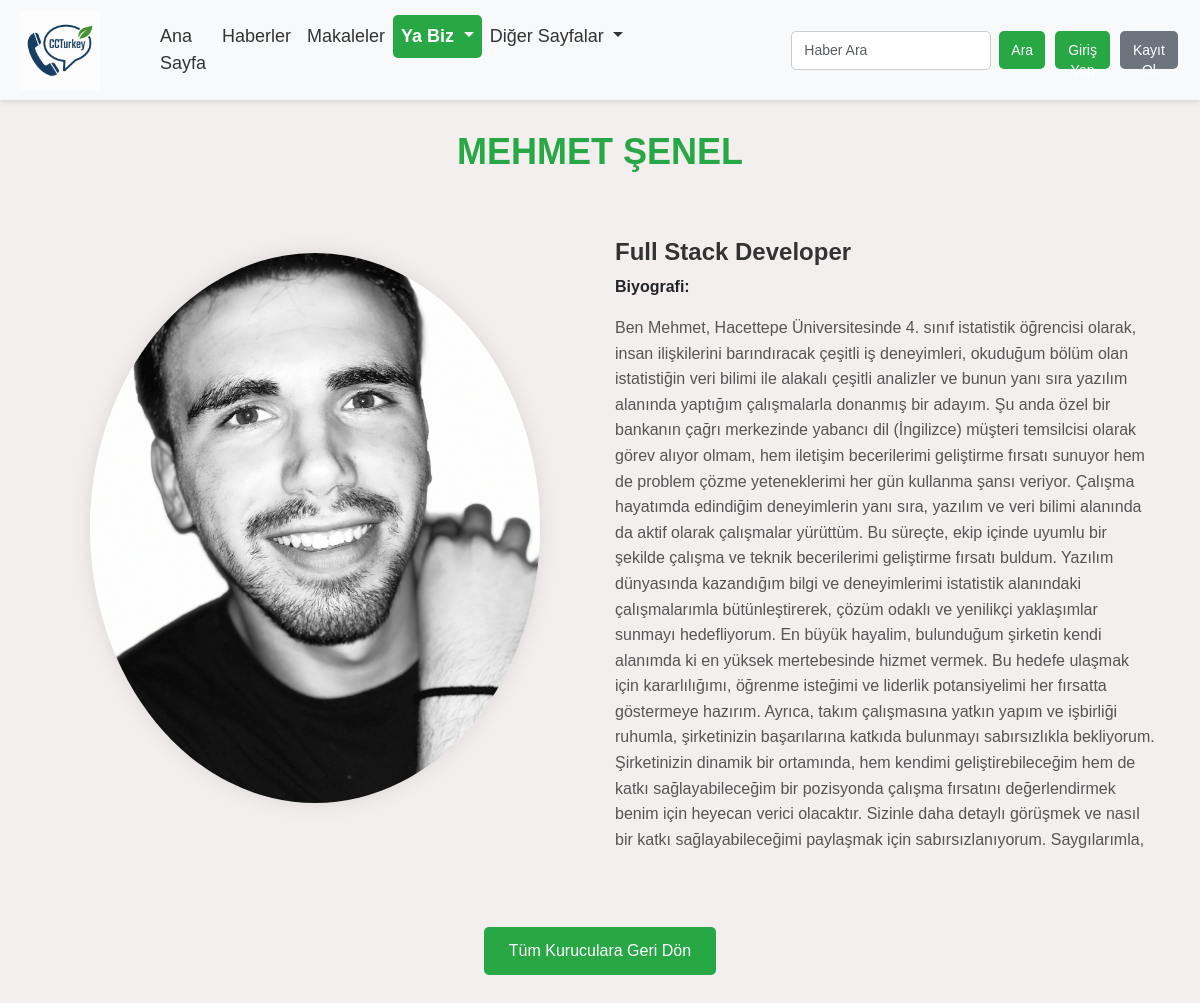
Page /news/founders/1/ on the committed database.
### news/models.py (models this page shows, shortened)
class Founder(models.Model):
    first_name = models.CharField(max_length=100)
    last_name = models.CharField(max_length=100)
    position = models.CharField(max_length=100)
    bio = models.TextField(blank=True, null=True)
    photo = models.ImageField(upload_to='founders_photos/', blank=True, null=True)
    created_at = models.DateTimeField(default=timezone.now)  # Use default here

### news/views.py (the view)
# urls.py: path('founders/<int:pk>/', views.founder_detail, name='founder_detail'),  # kurucular detay ekranı
def founder_detail(request, pk):
    founder = get_object_or_404(Founder, pk=pk)
    return render(request, 'news/founder_detail.html', {'founder': founder})

### news/templates/news/founder_detail.html
{% extends 'base.html' %}
{% block content %}
<div class="founder-detail-container">
    <div class="founder-detail-content">
        <h1 class="founder-name text-center">{{ founder.first_name }} {{ founder.last_name }}</h1>
        <div class="founder-detail-row">
            <div class="founder-photo-col">
                <img src="{{ founder.photo.url }}" alt="{{ founder.first_name }} {{ founder.last_name }}" class="founder-photo">
            </div>
            <div class="founder-info-col">
                <h3 class="founder-position">{{ founder.position }}</h3>
                <p><strong>Biyografi:</strong></p>
                <p class="founder-bio">{{ founder.bio }}</p>
            </div>
        </div>
        <div class="text-center mt-4">
            <a href="{% url 'founders' %}" class="back-btn btn btn-success">Tüm Kuruculara Geri Dön</a>
        </div>
    </div>
</div>
{% endblock %}

### static/css/kurucudetail.css (style rules this page uses)
.founder-name { color: #28a745; font-size: 36px; font-weight: bold; margin-bottom: 30px; text-transform: uppercase; }
.founder-detail-container { max-width: 1200px; margin: 0 auto; padding: 30px; }
.founder-photo { width: 450px; height: 550px; object-fit: cover; border-radius: 50%; box-shadow: 0 0 20px rgba(0, 0, 0, 0.1); margin-bottom: 30px; display: block; margin-left: auto; margin-right: auto; }
.founder-position { color: #333; font-size: 24px; font-weight: 600; margin-top: 20px; text-transform: capitalize; }
.founder-bio { color: #555; font-size: 16px; line-height: 1.6; }
.back-btn { background-color: #28a745; border: none; color: #fff; font-size: 16px; padding: 12px 25px; border-radius: 5px; transition: background-color 0.3s ease; text-decoration: none; display: inline-block; margin-top: 20px; }
.founder-detail-row { display: flex; align-items: center; justify-content: center; margin-top: 30px; }
.founder-photo-col, .founder-info-col { padding: 15px; width: 50%; }

### static/css/login_register.css (style rules this page uses)
body { font-family: Arial, sans-serif; margin: 0; padding: 0; background-color: #f4f4f4; }

### news/templates/base.html (style rules this page uses)
body { background-color: #f3efef; margin: 0; padding: 0; }
body { padding-top: 100px; }

### rows in the picture
Founder: first_name "MEHMET", last_name "ŞENEL", photo (picture), position "Full Stack Developer", bio "Ben Mehmet, Hacettepe Üniversitesinde 4. sınıf istatistik öğrencisi olarak, insan ilişkilerini barındıracak çeşitli iş deneyimleri, okuduğum bölüm olan istatistiğin veri bilimi ile alakalı çeşitli analizler ve bunun yanı sıra yazılım alanında yaptığım çalışmalarla donanmış bir adayım. Şu anda özel bir bankanın çağrı merkezinde yabancı dil (İngilizce) müşteri temsilcisi olarak görev alıyor olmam, hem iletişim becerilerimi geliştirme fırsatı sunuyor hem de problem çözme yeteneklerimi her gün kullanma şansı veriyor. Çalışma hayatımda edindiğim deneyimlerin yanı sıra, yazılım ve veri bilimi alanında da aktif olarak çalışmalar yürüttüm. Bu süreçte, ekip içinde uyumlu bir şekilde çalışma ve…"
